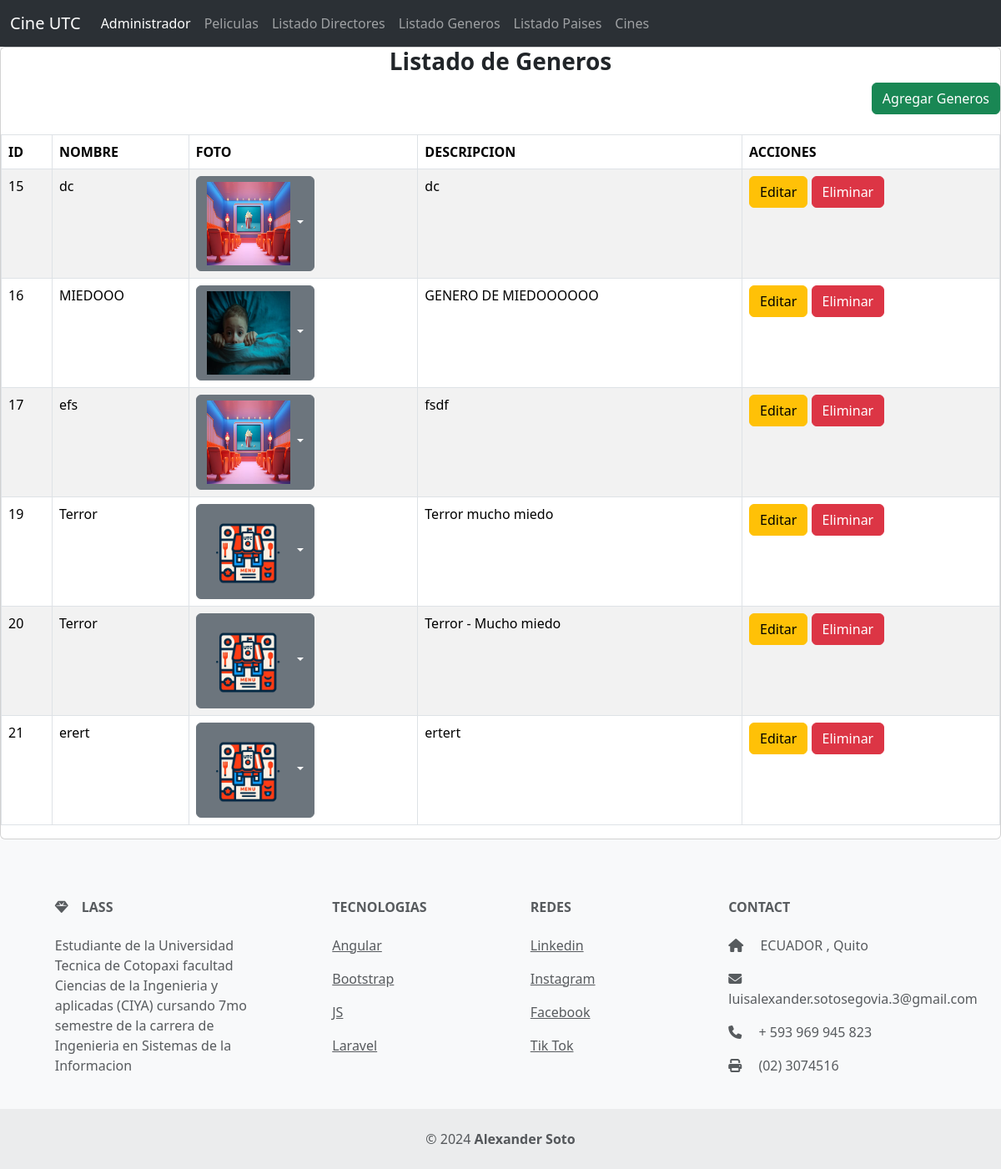
The page /listadoGeneros/ on the database its author committed.
### Aplicaciones/Cartelera/models.py (models this page shows, shortened)
class Genero(models.Model):
    id=models.AutoField(primary_key=True)
    nombre=models.CharField(max_length=25)
    descripcion=models.CharField(max_length=50, default="") #Se pone default porque en la bdd ya hay datos y no puede agrgar el campo descripcon a ichos datos, por ende es default
    foto=models.FileField(upload_to='generos',null=True,blank=True)

### Aplicaciones/Cartelera/views.py (the view)
# urls.py: path('listadoGeneros/', views.listadoGeneros, name='listadoGeneros'),
def listadoGeneros(request):
    generosBdd = Genero.objects.all()
    return render(request, "listadoGeneros.html", {"generos": generosBdd})

### Aplicaciones/Cartelera/templates/listadoGeneros.html (shortened to what this page needs)
{% extends "./plantilla.html" %}
{% block body %}
<div class="card">
    <div class="card-tittle text-center">
        <h3><b>Listado de Generos</b></h3>
    </div>
    <div class="text-end">
        <a href="{% url 'nuevoGenero' %}" class="btn btn-success"> Agregar Generos</a>
    </div>
    <br>
    <table class="table table-bordered table-striped table-hover" id="tbl-generos">
        <thead>
            <tr>
                <th>ID</th>
                <th>NOMBRE</th>
                <th>FOTO</th>
                <th>DESCRIPCION</th>
                <th>ACCIONES</th>
            </tr>
        </thead>
        <tbody>
            {% for generoTemporal in generos %}
                <tr>
                    <td>{{ generoTemporal.id }}</td>
                    <td>{{ generoTemporal.nombre }}</td>
                    <td>
                        <div class="dropdown">
                            <button class="btn btn-secondary dropdown-toggle" type="button" data-bs-toggle="dropdown" aria-expanded="false">
                                <img src="{{ generoTemporal.foto.url }}" alt="" height="100px" width="100px">
                            </button>
                        </div>
                    </td>
                    <td>{{ generoTemporal.descripcion }}</td>
                    <td>
                        <a href="{% url 'editarGenero' generoTemporal.id %}" class="btn btn-warning"> Editar </a>
                        <a href="{% url 'eliminarGenero' generoTemporal.id %}" class="btn btn-danger"
                        onclick="return confirm ('¿Estas seguro de hacer este proceso?')"
                        > Eliminar </a>
                    </td>
                </tr>
            {% endfor %}
        </tbody>
    </table>
</div>
{% endblock %}

### Aplicaciones/Cartelera/templates/plantilla.html (shortened to what this page needs)
{% load static %}
<!DOCTYPE html>
<html lang="es">
<head>
    <link href="https://cdn.jsdelivr.net/npm/bootstrap@5.3.3/dist/css/bootstrap.min.css" rel="stylesheet">
    <link rel="stylesheet" href="//cdn.datatables.net/2.0.8/css/dataTables.dataTables.min.css">
    <link rel="stylesheet" href="https://cdnjs.cloudflare.com/ajax/libs/font-awesome/6.5.2/css/all.min.css" />
    <link href="https://cdnjs.cloudflare.com/ajax/libs/lightbox2/2.11.3/css/lightbox.min.css" rel="stylesheet">
    <link rel="stylesheet" href="https://cdn.jsdelivr.net/gh/kartik-v/bootstrap-fileinput@5.5.0/css/fileinput.min.css">
</head>
<body>
        <nav class="navbar navbar-expand-lg bg-body-tertiary" data-bs-theme="dark">
            <div class="container-fluid">
            <a class="navbar-brand" href="">Cine UTC</a>
            <div class="collapse navbar-collapse" id="navbarNav">
                <ul class="navbar-nav">
                <li class="nav-item">
                    <a class="nav-link active" aria-current="page" href="">Administrador</a>
                </li>
                <li class="nav-item">
                    <a class="nav-link" href="{% url 'gestionPeliculas' %}">Peliculas</a>
                </li>
                <li class="nav-item">
                    <a class="nav-link" href="{% url 'listadoDirectores' %}">Listado Directores</a>
                </li>
                <li class="nav-item">
                    <a class="nav-link" href="{% url 'listadoGeneros' %}">Listado Generos</a>
                </li>
                <li class="nav-item">
                    <a class="nav-link" href="{% url 'listadoPaises' %}">Listado Paises</a>
                </li>
                <li class="nav-item">
                    <a class="nav-link" href="{% url 'gestionCines' %}">Cines</a>
                </li>
                </ul>
            </div>
            </div>
        </nav>
    {% block body %}
    {% endblock %}
    <footer class="text-center text-lg-start bg-body-tertiary text-muted">
        <section class="">
            <br>
        <div class="container text-center text-md-start mt-5">
            <div class="row mt-3">
            <div class="col-md-3 col-lg-4 col-xl-3 mx-auto mb-4">
                <h6 class="text-uppercase fw-bold mb-4">
                <i class="fas fa-gem me-3"></i>LASS
                </h6>
                <p>
                Estudiante de la Universidad Tecnica de Cotopaxi facultad Ciencias de la
                Ingenieria y aplicadas (CIYA) cursando
                7mo semestre de la carrera de Ingenieria en Sistemas de la Informacion
                </p>
            </div>
            <div class="col-md-2 col-lg-2 col-xl-2 mx-auto mb-4">
                <h6 class="text-uppercase fw-bold mb-4">
                Tecnologias
                </h6>
                <p>
                <a href="#!" class="text-reset">Angular</a>
                </p>
                <p>
                <a href="#!" class="text-reset">Bootstrap</a>
                </p>
                <p>
                <a href="#!" class="text-reset">JS</a>
                </p>
                <p>
                <a href="#!" class="text-reset">Laravel</a>
                </p>
            </div>
            <div class="col-md-3 col-lg-2 col-xl-2 mx-auto mb-4">
                <h6 class="text-uppercase fw-bold mb-4">
                Redes
                </h6>
                <p>
                <a href="#!" class="text-reset">Linkedin</a>
                </p>
                <p>
                <a href="#!" class="text-reset">Instagram</a>
                </p>
                <p>
                <a href="#!" class="text-reset">Facebook</a>
                </p>
                <p>
                <a href="#!" class="text-reset">Tik Tok</a>
                </p>
            </div>
            <div class="col-md-4 col-lg-3 col-xl-3 mx-auto mb-md-0 mb-4">
                <h6 class="text-uppercase fw-bold mb-4">Contact</h6>
                <p><i class="fas fa-home me-3"></i> ECUADOR , Quito</p>
                <p>
                <i class="fas fa-envelope me-3"></i>
                luisalexander.sotosegovia.3@gmail.com
                </p>
                <p><i class="fas fa-phone me-3"></i> + 593 969 945 823</p>
                <p><i class="fas fa-print me-3"></i> (02) 3074516</p>
            </div>
            </div>
        </div>
        </section>
        <div class="text-center p-4" style="background-color: rgba(0, 0, 0, 0.05);">
        © 2024 <b>Alexander Soto</b>
        </div>
    </footer>
</body>
</html>

### rows shown on the page
Genero: id "15", nombre "dc", foto (picture), descripcion "dc"
Genero: id "16", nombre "MIEDOOO", foto (picture), descripcion "GENERO DE MIEDOOOOOO"
Genero: id "17", nombre "efs", foto (picture), descripcion "fsdf"
Genero: id "19", nombre "Terror", foto (picture), descripcion "Terror mucho miedo"
Genero: id "20", nombre "Terror", foto (picture), descripcion "Terror - Mucho miedo"
Genero: id "21", nombre "erert", foto (picture), descripcion "ertert"
